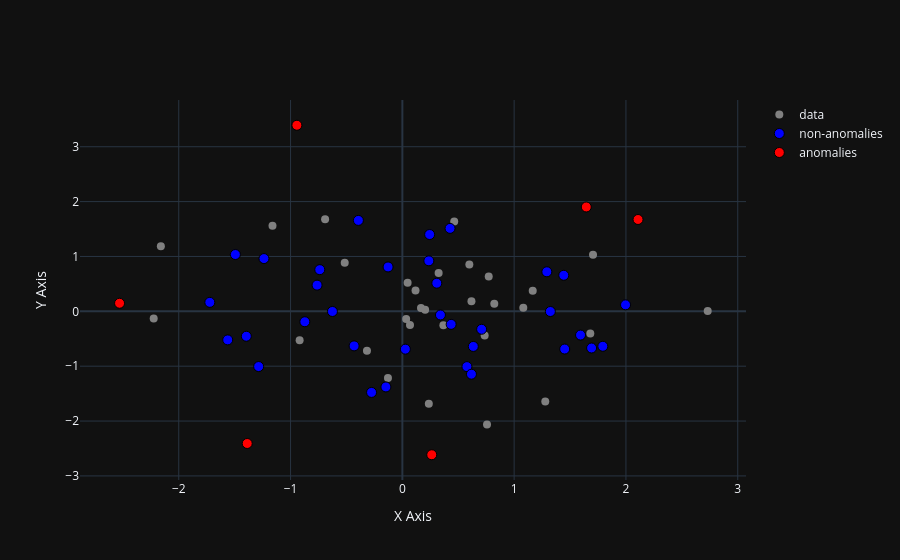

This figure's notebook cell:
### Markdown cell above
Plot the original data points (in gray) and the new data points by marking the anomalous ones:

### Code cell
df0 = gnnObj.take_data()

dfClassified = gnnObj.classify(dfPoints2).take_value()
dfCombined = dfPoints2.join(dfClassified)

df1 = dfCombined[dfCombined["Label"] == True]
df2 = dfCombined[dfCombined["Label"] == False]

fig = go.Figure()

# Original data points
fig.add_trace(go.Scatter(
    x=df0['X'],
    y=df0['Y'],
    mode='markers',
    marker=dict(size=8, color='gray'),
    name='data'
))

# Non-anomaly points
fig.add_trace(go.Scatter(
    x=df1['X'],
    y=df1['Y'],
    mode='markers',
    marker=dict(size=10, color='blue', line=dict(width=1, color='black')),
    name='non-anomalies'
))

# Anomaly points
fig.add_trace(go.Scatter(
    x=df2['X'],
    y=df2['Y'],
    mode='markers',
    marker=dict(size=10, color='red', line=dict(width=1, color='black')),
    name='anomalies'
))

fig.update_layout(
    template="plotly_dark",
    xaxis_title="X Axis",
    yaxis_title="Y Axis"
)

fig.show()

### Figure 1 — Plotly figure (JSON) as saved in the notebook; plotly's stock layout.template omitted (floating-point values rounded to 4 significant figures)
{"data": [{"marker": {"color": "gray", "size": 8}, "mode": "markers", "name": "data", "type": "scatter", "x": [-0.5154, 0.4641, 0.3672, -2.16, 0.7573, 0.6182, 0.03416, -0.1287, 0.7726, 0.2039, 1.706, -0.6909, -2.224, 1.681, 0.2368, 2.731, 1.082, 0.7363, -0.3165, 0.04715, 1.166, 0.06839, 0.1668, 0.5994, -1.161, 0.3246, 0.1179, 1.278, -0.9188, 0.8225], "y": [0.8861, 1.636, -0.2529, 1.187, -2.062, 0.1827, -0.1401, -1.214, 0.6331, 0.02962, 1.032, 1.677, -0.131, -0.4063, -1.685, 0.007257, 0.0632, -0.4416, -0.7191, 0.5213, 0.3731, -0.2489, 0.06063, 0.8541, 1.562, 0.6972, 0.3783, -1.643, -0.5283, 0.1381]}, {"marker": {"color": "blue", "line": {"color": "black", "width": 1}, "size": 10}, "mode": "markers", "name": "non-anomalies", "type": "scatter", "x": [0.02697, -0.4316, -0.1276, 0.7091, -1.494, 1.452, -0.8724, -1.238, -1.396, 0.2371, 1.793, 0.4267, 1.996, 0.4366, -1.285, 0.308, -0.6254, -1.722, -1.562, 1.292, 0.5777, 0.3408, 1.594, 0.6181, 1.693, -0.147, 1.324, 0.6348, 0.244, -0.2754, -0.7627, -0.7386, -0.3934, 1.444], "y": [-0.6894, -0.6297, 0.8089, -0.3274, 1.035, -0.6873, -0.1899, 0.9617, -0.4543, 0.9204, -0.637, 1.512, 0.1184, -0.2373, -1.007, 0.5127, -0.002821, 0.1637, -0.5204, 0.7207, -1.008, -0.06627, -0.433, -1.146, -0.6688, -1.378, -0.003202, -0.6398, 1.4, -1.478, 0.4775, 0.7598, 1.657, 0.6572]}, {"marker": {"color": "red", "line": {"color": "black", "width": 1}, "size": 10}, "mode": "markers", "name": "anomalies", "type": "scatter", "x": [-2.53, -0.9432, 1.645, 2.108, 0.263, -1.388], "y": [0.1468, 3.392, 1.902, 1.674, -2.614, -2.409]}], "layout": {"xaxis": {"title": {"text": "X Axis"}}, "yaxis": {"title": {"text": "Y Axis"}}}}
